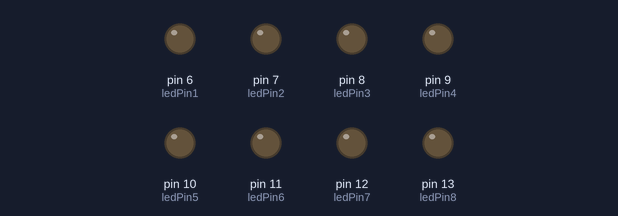
The sketch below on a simulated Arduino Uno, built with avr-gcc and run on an emulated ATmega328P. Parts: output pins drawn as LEDs (lit = HIGH).

Above: at 0.3 s.
At 0.9 s:
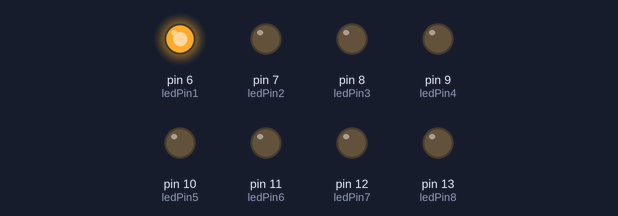
At 3.3 s:
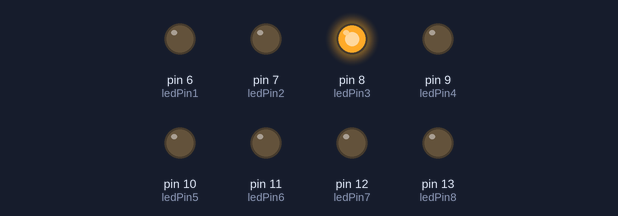
At 5.7 s:
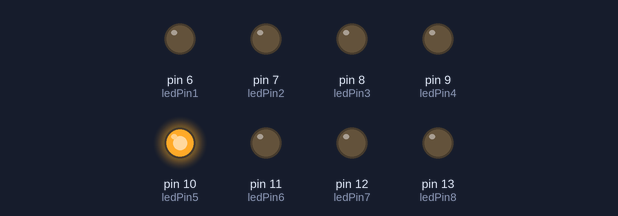
At 8.1 s:
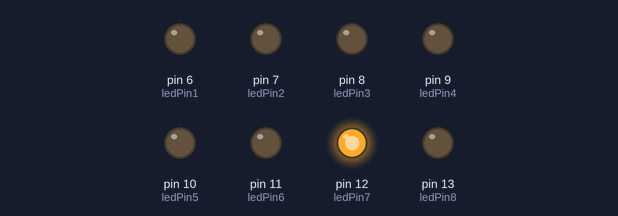
At 11.7 s:
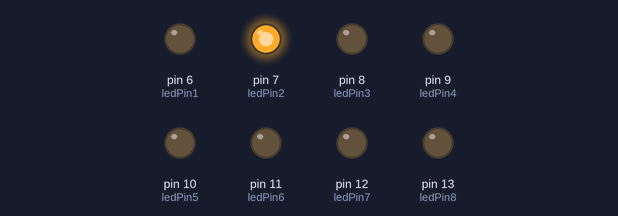
Timing chart, 0 to 12.5 s (numbered marks = the images above):
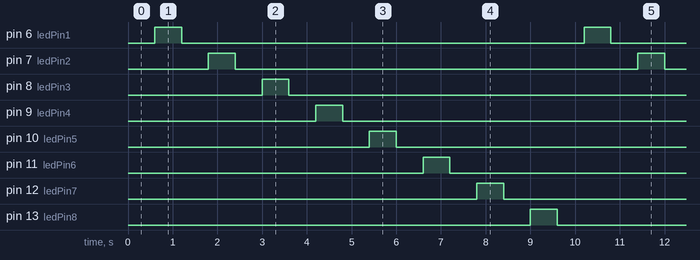

The sketch:

flash.ino
```cpp
/* Flashing LED
*  ------------
*
* turns on and off a set of light emitting diodes connected to
* digital pins 2 - 13

* Created 3 February 2012
* Derek Knight
*/

int ledPin1 = 6;     // LED connected to digital pin 6
int ledPin2 = 7;     // LED connected to digital pin 7
int ledPin3 = 8;     // LED connected to digital pin 8
int ledPin4 = 9;     // LED connected to digital pin 9
int ledPin5 = 10;    // LED connected to digital pin 10
int ledPin6 = 11;    // LED connected to digital pin 11
int ledPin7 = 12;    // LED connected to digital pin 12
int ledPin8 = 13;    // LED connected to digital pin 13
int incr = 0;

void setup()
{
// Set digital pins 6-13 as outputs
  pinMode(ledPin1, OUTPUT);
  pinMode(ledPin2, OUTPUT);
  pinMode(ledPin3, OUTPUT);
  pinMode(ledPin4, OUTPUT);
  pinMode(ledPin5, OUTPUT);
  pinMode(ledPin6, OUTPUT);
  pinMode(ledPin7, OUTPUT);
  pinMode(ledPin8, OUTPUT);
}

void loop()
{
  int ledPin;
  ledPin = ledPin1;
  if (incr == 1) ledPin = ledPin2;
  if (incr == 2) ledPin = ledPin3;
  if (incr == 3) ledPin = ledPin4;
  if (incr == 4) ledPin = ledPin5;
  if (incr == 5) ledPin = ledPin6;
  if (incr == 6) ledPin = ledPin7;
  if (incr == 7) ledPin = ledPin8;
  delay(600);                 // waits for a while
  digitalWrite(ledPin, HIGH); // sets the LED on
  delay(600);                 // waits for a while
  digitalWrite(ledPin, LOW);  // sets the LED off
  incr = incr + 1;
  incr = incr % 8;
}
```

Measured:
- by itself, pin 6 (ledPin1), pin 7 (ledPin2), pin 8 (ledPin3), pin 9 (ledPin4), pin 10 (ledPin5), pin 11 (ledPin6), pin 12 (ledPin7), pin 13 (ledPin8): alternates HIGH for 0.60 s and LOW for 9.0 s
- by itself, everything shown: repeats every 9.6 s, in 16 steps
